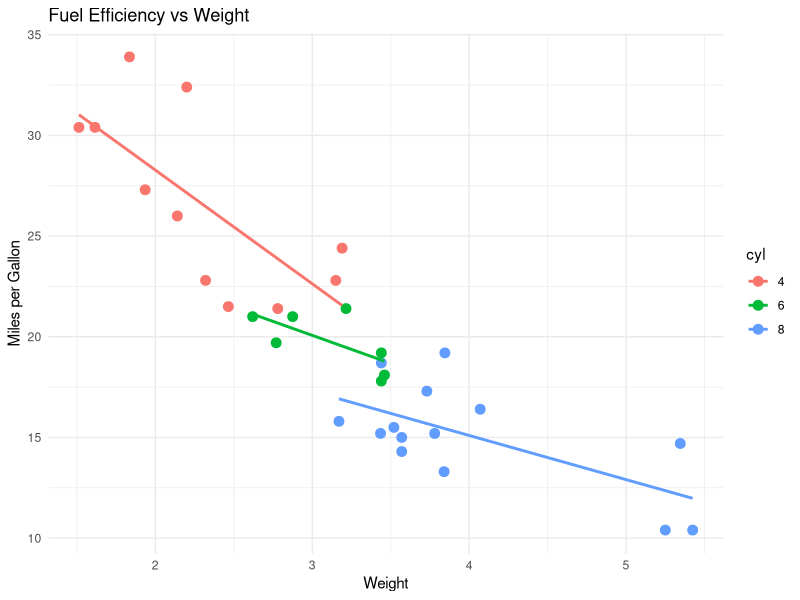

Generate this figure with R:
library(dplyr)
library(ggplot2)

# Load dataset
data("mtcars")

# Convert rownames to a column
mtcars <- mtcars %>%
  mutate(car = rownames(mtcars))

# Create categorical variables
mtcars <- mtcars %>%
  mutate(
    cyl = factor(cyl),
    gear = factor(gear),
    efficiency = ifelse(mpg > median(mpg), "High", "Low")
  )

# Summary statistics by cylinders
summary_table <- mtcars %>%
  group_by(cyl) %>%
  summarise(
    avg_mpg = mean(mpg),
    avg_hp = mean(hp),
    count = n()
  )

print(summary_table)

# Filter and arrange
filtered <- mtcars %>%
  filter(hp > 100) %>%
  arrange(desc(mpg))

print(filtered)

# Plot
ggplot(mtcars, aes(x = wt, y = mpg, color = cyl)) +
  geom_point(size = 3) +
  geom_smooth(method = "lm", se = FALSE) +
  labs(
    title = "Fuel Efficiency vs Weight",
    x = "Weight",
    y = "Miles per Gallon"
  ) +
  theme_minimal()
